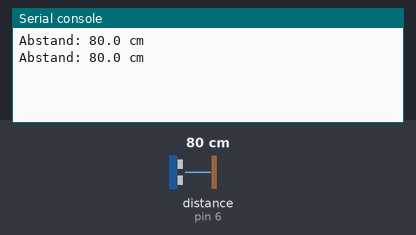
Simulated run of this program. Board: MicroPython board. On the bench: the last lines printed to the serial console. The inputs (shaded band) are chosen by the test bench; at power-on: distance to the obstacle (sensor on pin 6) 80 cm. The echo pulse lasts 58.3 µs per cm.

Above: at 1.2 s.
1.3 s: distance to the obstacle (sensor on pin 6) set to 2 cm
At 2.6 s:
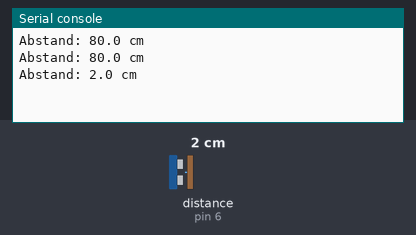
2.8 s: distance to the obstacle (sensor on pin 6) set to 4 cm
At 3.4 s:
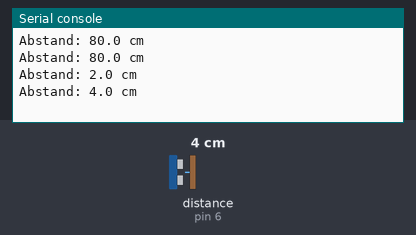
Timing chart, 0 to 5.8 s (numbered marks = the images above; inputs shaded):
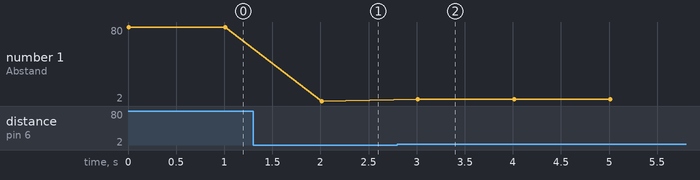

Measured:
- after the input at 1.3 s, the serial console: prints a new line after 0.71 s (image 1)
- after the input at 2.8 s, the serial console: prints a new line after 0.21 s (image 2)
- plotted number 1: 80 → 2 after the input at 1.3 s, 2 → 4 after the input at 2.8 s

The program:

09_hc_sr04.py
```python
import machine
import time
import math

class HCSR04:
    # Klassenkonstanten
    _SOUND_SPEED = 0.34320 # mm/μs
    _MAX_RANGE = 4000 # mm

    def __init__(self, trigger_pin, echo_pin):
        # initialisiere Attribute des Objektes
        self._trigger = machine.Pin(trigger_pin, machine.Pin.OUT)
        self._trigger.value(0)
        self._echo = machine.Pin(echo_pin, machine.Pin.IN)

    def distance_mm(self):
        # Trigger-Pin sicher auf 0 ziehen
        self._trigger.value(0)
        time.sleep_us(5)
        # Impuls von 10 μs senden
        self._trigger.value(1)
        time.sleep_us(10)
        self._trigger.value(0)
        # Impulszeit messen
        timeout_us = int(2 * self._MAX_RANGE / self._SOUND_SPEED)
        pulse_time = machine.time_pulse_us(self._echo, 1, timeout_us)
        if pulse_time > 0:
            # Abstand berechnen
            return pulse_time * self._SOUND_SPEED / 2
        return math.inf

sensor = HCSR04(trigger_pin=5, echo_pin=6)

while True:
    distance = sensor.distance_mm()
    print(f"Abstand: {distance/10:.1f} cm")
    time.sleep(1)
```
